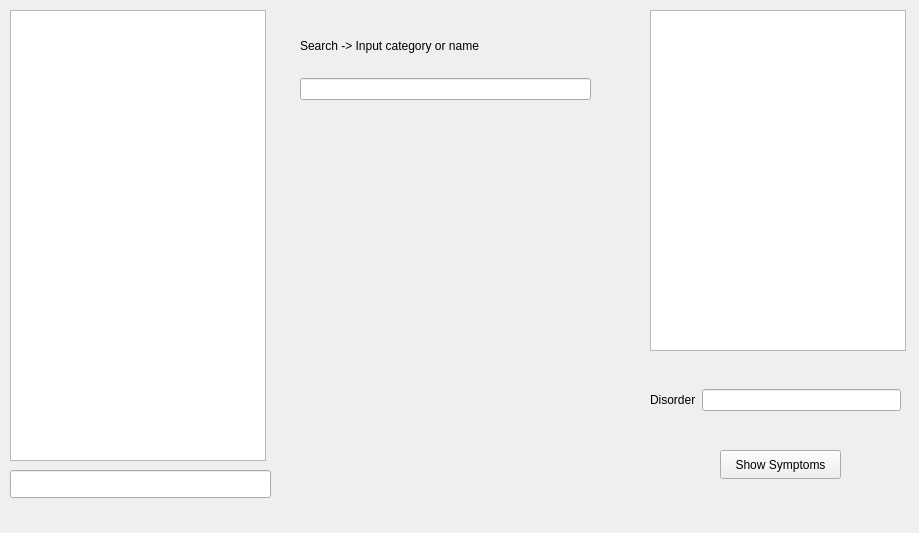
<?xml version="1.0" encoding="UTF-8"?>
<ui version="4.0">
 <class>GUI</class>
 <widget class="QWidget" name="GUI">
  <property name="geometry">
   <rect>
    <x>0</x>
    <y>0</y>
    <width>919</width>
    <height>533</height>
   </rect>
  </property>
  <property name="windowTitle">
   <string>GUI</string>
  </property>
  <widget class="QListWidget" name="listWidget">
   <property name="geometry">
    <rect>
     <x>10</x>
     <y>10</y>
     <width>256</width>
     <height>451</height>
    </rect>
   </property>
  </widget>
  <widget class="QLineEdit" name="errorLineEdit">
   <property name="geometry">
    <rect>
     <x>10</x>
     <y>470</y>
     <width>261</width>
     <height>28</height>
    </rect>
   </property>
  </widget>
  <widget class="QListWidget" name="symptomsListWidget">
   <property name="geometry">
    <rect>
     <x>650</x>
     <y>10</y>
     <width>256</width>
     <height>341</height>
    </rect>
   </property>
  </widget>
  <widget class="QWidget" name="horizontalLayoutWidget">
   <property name="geometry">
    <rect>
     <x>650</x>
     <y>360</y>
     <width>251</width>
     <height>80</height>
    </rect>
   </property>
   <layout class="QHBoxLayout" name="horizontalLayout">
    <item>
     <widget class="QLabel" name="label">
      <property name="text">
       <string>Disorder</string>
      </property>
     </widget>
    </item>
    <item>
     <widget class="QLineEdit" name="disorderLineEdit"/>
    </item>
   </layout>
  </widget>
  <widget class="QPushButton" name="showSymptomsPushButton">
   <property name="geometry">
    <rect>
     <x>720</x>
     <y>450</y>
     <width>121</width>
     <height>29</height>
    </rect>
   </property>
   <property name="text">
    <string>Show Symptoms</string>
   </property>
  </widget>
  <widget class="QWidget" name="verticalLayoutWidget">
   <property name="geometry">
    <rect>
     <x>300</x>
     <y>20</y>
     <width>291</width>
     <height>80</height>
    </rect>
   </property>
   <layout class="QVBoxLayout" name="verticalLayout">
    <item>
     <widget class="QLabel" name="label_2">
      <property name="text">
       <string>Search -&gt; Input category or name</string>
      </property>
     </widget>
    </item>
    <item>
     <widget class="QLineEdit" name="searchLineEdit"/>
    </item>
   </layout>
  </widget>
 </widget>
 <resources/>
 <connections/>
</ui>
